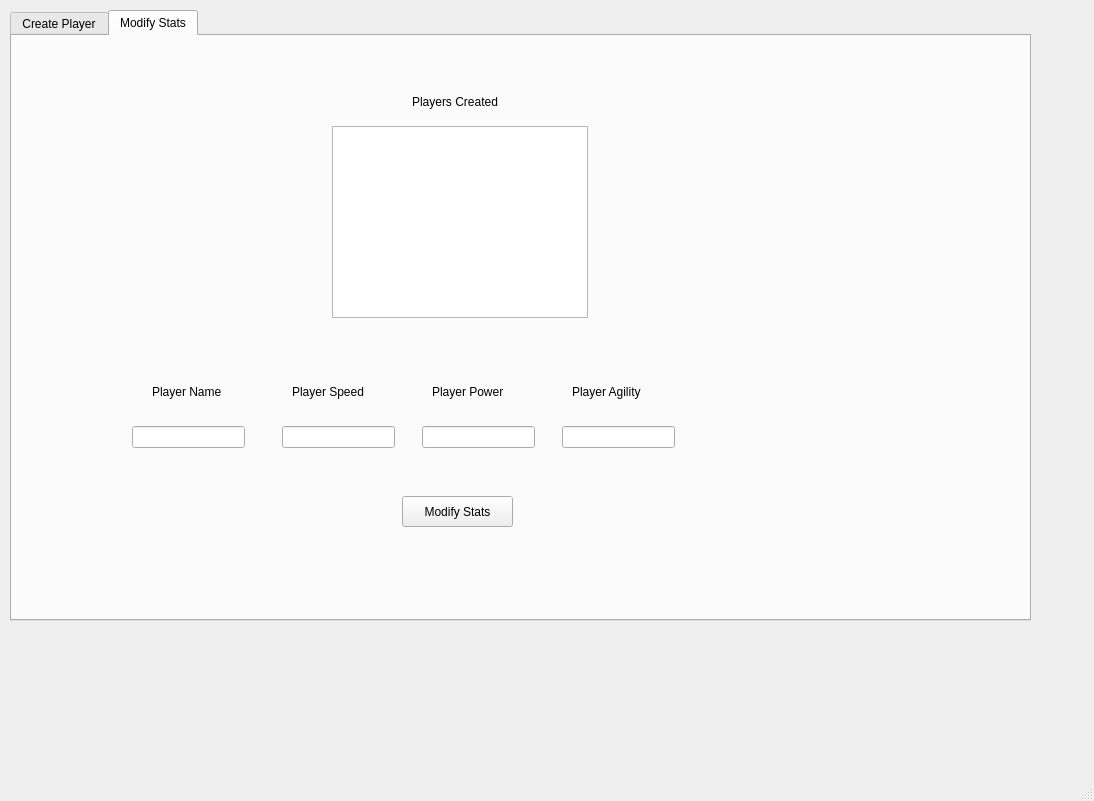
<?xml version="1.0" encoding="UTF-8"?>
<ui version="4.0">
 <class>mortalKombat</class>
 <widget class="QMainWindow" name="mortalKombat">
  <property name="geometry">
   <rect>
    <x>0</x>
    <y>0</y>
    <width>1094</width>
    <height>801</height>
   </rect>
  </property>
  <property name="font">
   <font>
    <family>Segoe UI</family>
    <pointsize>9</pointsize>
   </font>
  </property>
  <property name="windowTitle">
   <string>Mortal Kombat</string>
  </property>
  <widget class="QWidget" name="centralwidget">
   <widget class="QTabWidget" name="tbPlayerCreation">
    <property name="geometry">
     <rect>
      <x>10</x>
      <y>10</y>
      <width>1021</width>
      <height>611</height>
     </rect>
    </property>
    <property name="currentIndex">
     <number>1</number>
    </property>
    <widget class="QWidget" name="tabCreatePlayer">
     <attribute name="title">
      <string>Create Player</string>
     </attribute>
     <widget class="QLabel" name="lblName">
      <property name="geometry">
       <rect>
        <x>10</x>
        <y>30</y>
        <width>121</width>
        <height>31</height>
       </rect>
      </property>
      <property name="text">
       <string>Enter Player Name</string>
      </property>
     </widget>
     <widget class="QLineEdit" name="txtName">
      <property name="geometry">
       <rect>
        <x>140</x>
        <y>40</y>
        <width>113</width>
        <height>22</height>
       </rect>
      </property>
     </widget>
     <widget class="QLabel" name="lblSpeed">
      <property name="geometry">
       <rect>
        <x>10</x>
        <y>90</y>
        <width>121</width>
        <height>31</height>
       </rect>
      </property>
      <property name="text">
       <string>Enter Player Speed</string>
      </property>
     </widget>
     <widget class="QLineEdit" name="txtSpeed">
      <property name="geometry">
       <rect>
        <x>140</x>
        <y>100</y>
        <width>113</width>
        <height>22</height>
       </rect>
      </property>
     </widget>
     <widget class="QLabel" name="lblPower">
      <property name="geometry">
       <rect>
        <x>10</x>
        <y>150</y>
        <width>121</width>
        <height>31</height>
       </rect>
      </property>
      <property name="text">
       <string>Enter Player Power</string>
      </property>
     </widget>
     <widget class="QLineEdit" name="txtPower">
      <property name="geometry">
       <rect>
        <x>140</x>
        <y>150</y>
        <width>113</width>
        <height>22</height>
       </rect>
      </property>
     </widget>
     <widget class="QLabel" name="lblAgility">
      <property name="geometry">
       <rect>
        <x>10</x>
        <y>200</y>
        <width>121</width>
        <height>31</height>
       </rect>
      </property>
      <property name="text">
       <string>Enter Player Agility</string>
      </property>
     </widget>
     <widget class="QLineEdit" name="txtAgility">
      <property name="geometry">
       <rect>
        <x>140</x>
        <y>210</y>
        <width>113</width>
        <height>22</height>
       </rect>
      </property>
     </widget>
     <widget class="QPushButton" name="btnCreatePlayer">
      <property name="geometry">
       <rect>
        <x>140</x>
        <y>270</y>
        <width>111</width>
        <height>31</height>
       </rect>
      </property>
      <property name="text">
       <string>Create Player</string>
      </property>
     </widget>
    </widget>
    <widget class="QWidget" name="tabModifyStats">
     <attribute name="title">
      <string>Modify Stats</string>
     </attribute>
     <widget class="QListWidget" name="lstCreatedPlayers">
      <property name="geometry">
       <rect>
        <x>320</x>
        <y>90</y>
        <width>256</width>
        <height>192</height>
       </rect>
      </property>
     </widget>
     <widget class="QLabel" name="lblCreatedPlayers">
      <property name="geometry">
       <rect>
        <x>400</x>
        <y>50</y>
        <width>121</width>
        <height>31</height>
       </rect>
      </property>
      <property name="text">
       <string>Players Created</string>
      </property>
     </widget>
     <widget class="QLabel" name="lblPlayerName">
      <property name="geometry">
       <rect>
        <x>140</x>
        <y>340</y>
        <width>121</width>
        <height>31</height>
       </rect>
      </property>
      <property name="text">
       <string>Player Name</string>
      </property>
     </widget>
     <widget class="QLabel" name="lblModifySpeed">
      <property name="geometry">
       <rect>
        <x>280</x>
        <y>340</y>
        <width>121</width>
        <height>31</height>
       </rect>
      </property>
      <property name="text">
       <string>Player Speed</string>
      </property>
     </widget>
     <widget class="QLabel" name="lblModifyPower">
      <property name="geometry">
       <rect>
        <x>420</x>
        <y>340</y>
        <width>121</width>
        <height>31</height>
       </rect>
      </property>
      <property name="text">
       <string>Player Power</string>
      </property>
     </widget>
     <widget class="QLabel" name="lblModifyAgility">
      <property name="geometry">
       <rect>
        <x>560</x>
        <y>340</y>
        <width>121</width>
        <height>31</height>
       </rect>
      </property>
      <property name="text">
       <string>Player Agility</string>
      </property>
     </widget>
     <widget class="QLineEdit" name="txtPlayerName">
      <property name="geometry">
       <rect>
        <x>120</x>
        <y>390</y>
        <width>113</width>
        <height>22</height>
       </rect>
      </property>
      <property name="readOnly">
       <bool>true</bool>
      </property>
     </widget>
     <widget class="QLineEdit" name="txtModifySpeed">
      <property name="geometry">
       <rect>
        <x>270</x>
        <y>390</y>
        <width>113</width>
        <height>22</height>
       </rect>
      </property>
      <property name="readOnly">
       <bool>true</bool>
      </property>
     </widget>
     <widget class="QLineEdit" name="txtModifyPower">
      <property name="geometry">
       <rect>
        <x>410</x>
        <y>390</y>
        <width>113</width>
        <height>22</height>
       </rect>
      </property>
      <property name="readOnly">
       <bool>true</bool>
      </property>
     </widget>
     <widget class="QLineEdit" name="txtModifyAgility">
      <property name="geometry">
       <rect>
        <x>550</x>
        <y>390</y>
        <width>113</width>
        <height>22</height>
       </rect>
      </property>
      <property name="readOnly">
       <bool>true</bool>
      </property>
     </widget>
     <widget class="QPushButton" name="btnModifyStats">
      <property name="geometry">
       <rect>
        <x>390</x>
        <y>460</y>
        <width>111</width>
        <height>31</height>
       </rect>
      </property>
      <property name="text">
       <string>Modify Stats</string>
      </property>
     </widget>
    </widget>
   </widget>
  </widget>
  <widget class="QMenuBar" name="menubar">
   <property name="geometry">
    <rect>
     <x>0</x>
     <y>0</y>
     <width>1094</width>
     <height>21</height>
    </rect>
   </property>
  </widget>
  <widget class="QStatusBar" name="statusbar"/>
 </widget>
 <resources/>
 <connections/>
</ui>
